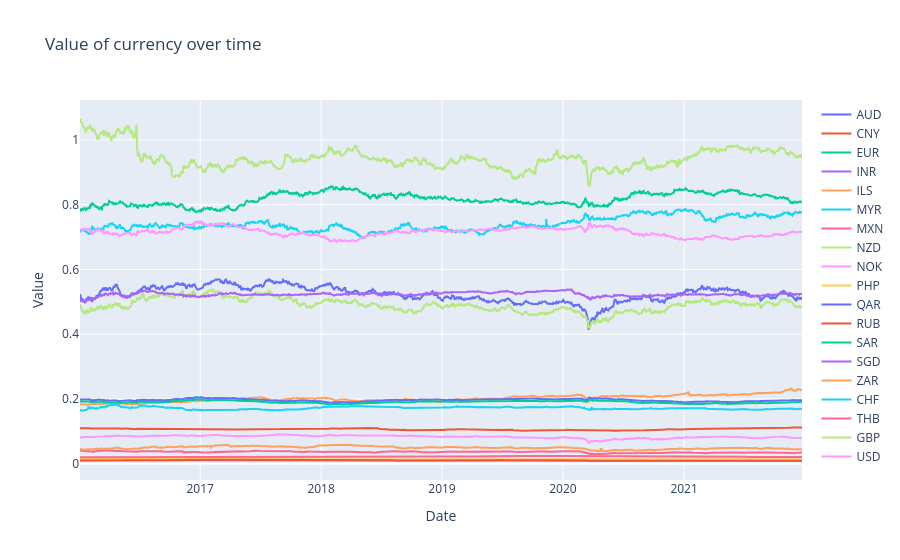

Write notebook code for a chart like this one.
### Code cell
fig = go.Figure(data=traces, layout=layout)
iplot(fig)

### Figure 1 — Plotly figure (JSON) as saved in the notebook; plotly's stock layout.template omitted (floating-point values rounded to 4 significant figures; data arrays with more than 128 entries replaced by an {"elided": "..."} marker saying what was removed)
{"data": [{"hovertext": {"elided": "1486 str values"}, "mode": "lines", "name": "AUD", "type": "scatter", "x": {"elided": "1486 str values"}, "y": {"elided": "1486 float values"}}, {"hovertext": {"elided": "1486 str values"}, "mode": "lines", "name": "CNY", "type": "scatter", "x": {"elided": "1486 str values"}, "y": {"elided": "1486 float values"}}, {"hovertext": {"elided": "1486 str values"}, "mode": "lines", "name": "EUR", "type": "scatter", "x": {"elided": "1486 str values"}, "y": {"elided": "1486 float values"}}, {"hovertext": {"elided": "1486 str values"}, "mode": "lines", "name": "INR", "type": "scatter", "x": {"elided": "1486 str values"}, "y": {"elided": "1486 float values"}}, {"hovertext": {"elided": "1486 str values"}, "mode": "lines", "name": "ILS", "type": "scatter", "x": {"elided": "1486 str values"}, "y": {"elided": "1486 float values"}}, {"hovertext": {"elided": "1486 str values"}, "mode": "lines", "name": "MYR", "type": "scatter", "x": {"elided": "1486 str values"}, "y": {"elided": "1486 float values"}}, {"hovertext": {"elided": "1486 str values"}, "mode": "lines", "name": "MXN", "type": "scatter", "x": {"elided": "1486 str values"}, "y": {"elided": "1486 float values"}}, {"hovertext": {"elided": "1486 str values"}, "mode": "lines", "name": "NZD", "type": "scatter", "x": {"elided": "1486 str values"}, "y": {"elided": "1486 float values"}}, {"hovertext": {"elided": "1486 str values"}, "mode": "lines", "name": "NOK", "type": "scatter", "x": {"elided": "1486 str values"}, "y": {"elided": "1486 float values"}}, {"hovertext": {"elided": "1486 str values"}, "mode": "lines", "name": "PHP", "type": "scatter", "x": {"elided": "1486 str values"}, "y": {"elided": "1486 float values"}}, {"hovertext": {"elided": "1486 str values"}, "mode": "lines", "name": "QAR", "type": "scatter", "x": {"elided": "1486 str values"}, "y": {"elided": "1486 float values"}}, {"hovertext": {"elided": "1486 str values"}, "mode": "lines", "name": "RUB", "type": "scatter", "x": {"elided": "1486 str values"}, "y": {"elided": "1486 float values"}}, {"hovertext": {"elided": "1486 str values"}, "mode": "lines", "name": "SAR", "type": "scatter", "x": {"elided": "1486 str values"}, "y": {"elided": "1486 float values"}}, {"hovertext": {"elided": "1486 str values"}, "mode": "lines", "name": "SGD", "type": "scatter", "x": {"elided": "1486 str values"}, "y": {"elided": "1486 float values"}}, {"hovertext": {"elided": "1486 str values"}, "mode": "lines", "name": "ZAR", "type": "scatter", "x": {"elided": "1486 str values"}, "y": {"elided": "1486 float values"}}, {"hovertext": {"elided": "1486 str values"}, "mode": "lines", "name": "CHF", "type": "scatter", "x": {"elided": "1486 str values"}, "y": {"elided": "1486 float values"}}, {"hovertext": {"elided": "1486 str values"}, "mode": "lines", "name": "THB", "type": "scatter", "x": {"elided": "1486 str values"}, "y": {"elided": "1486 float values"}}, {"hovertext": {"elided": "1486 str values"}, "mode": "lines", "name": "GBP", "type": "scatter", "x": {"elided": "1486 str values"}, "y": {"elided": "1486 float values"}}, {"hovertext": {"elided": "1486 str values"}, "mode": "lines", "name": "USD", "type": "scatter", "x": {"elided": "1486 str values"}, "y": {"elided": "1486 float values"}}], "layout": {"title": {"text": "Value of currency over time"}, "xaxis": {"title": {"text": "Date"}}, "yaxis": {"title": {"text": "Value"}}}}
